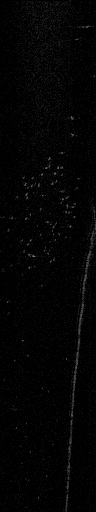
#> input picture data/dataset-1/1468966347175925_raw.png, 96 x 512 px; its folder holds only this picture in this run
$ jupyter execute --allow-errors demo.ipynb   (shell and % lines are left out)   (Python 2 division)   (older library calls are emulated)
#> lines starting #> are read from the running program, lines starting #| are printed output that depends on the picture; after the words box and inside, x2 and y2 are one past the last pixel; in counts of white or black regions, pixels touching at a corner belong together
### sonar.py
# -*- coding: utf-8 -*-
"""
sonar.py

This module conains a set of useful routines to handle multibeam profiling sonar data processing.

See also: [teixeira2018multibeam].
"""

import json
import logging
import numpy as np

from matplotlib.image import imsave

# from skimage.io import imread, imsave

import cv2

# logging.basicConfig(format='%(levelname)s:%(message)s', level=logging.DEBUG)

class Sonar(object):
    # pylint: disable=too-few-public-methods
    # pylint: disable=too-many-instance-attributes
    """
    A class to handle pre-processing of multibeam sonar data.

    Pings are assumed to be R rows by B columns, corresponding to the data in
    polar coordinates, where the first row is closest to the sonar, and azimuth
    increases with the number of columns.
    Sonars are assumed to have a FOV smaller than 180 degrees.

    Attributes:
        min_range: Minimum range [m].
        max_range: Maximum range [m].
        num_beams: Number of sonar beams.
        num_bins:  Number of range bins/samples.
        fov:       Field of view angle (in-plane) [rad].
    """

    def __init__(self):
        """
        Initializes a sonar object with reasonable values.
        """
        self.min_range = 1.0
        self.max_range = 10.0
        self.fov = np.deg2rad(90.0)
        self.num_beams = 128

        self.num_bins = 512
        self.psf = np.ones((1, 1))
        self.taper = np.ones((self.num_beams))

        self.noise = 0.01
        self.rx_gain = 0.0 # currently unused, but important to record

        # assume linear mapping between beam and azimuth angle
        self.azimuths = np.linspace(-self.fov/2.0, self.fov/2.0, self.num_beams)
        self.k_b2a = [self.fov/(self.num_beams+0.0), -self.fov/2.0]
        self.p_beam2azi = np.poly1d(self.k_b2a)
        self.k_a2b = [self.num_beams/self.fov, self.num_beams/2.0]
        self.p_azi2beam = np.poly1d(self.k_a2b)

        # look-up table used to speed up conversion from polar to cartesian, e.g.:
        # cart_img[row_cart,col_cart] = polar_img[row_polar, cart_polar]
        self.row_cart = []
        self.col_cart = []
        self.row_polar = []
        self.col_polar = []

        self.__compute_lookup__(0.01)

    # [8 lines left out: function print_config, not called in this run]

    def load_config(self, cfg_file='sonar.json'):
        """Load the sonar configuration from file."""
        with open(cfg_file) as sonar_config_file:
            cfg = json.load(sonar_config_file)

            # lazy update: we should only update look-up table if the config has changed!
            update_lut = False

            properties = ['min_range', 'max_range', 'fov', 'num_beams', 'num_bins', 'noise', 'rx_gain']

            for p in properties:
                if p in cfg:
                    if cfg[p] != getattr(self, p):
                        update_lut = True
                        setattr(self, p, cfg[p])
                else:
                    logging.warning('property %s not found', p)

            if 'psf' in cfg:
                #if len(cfg['psf']) == self.num_beams:
                if cfg['psf'] != 1:
                    self.psf = np.array(cfg['psf'])
                    self.psf.shape = (1, self.num_beams)

            # DEPRECATED
            if 'taper' in cfg:
                if cfg['taper'] != 1:
                    self.taper = np.array(cfg['taper'])

            if 'azimuths' in cfg:
                azimuths = np.array(cfg['azimuths'])
                if np.any(azimuths != self.azimuths):
                    update_lut = True
                    self.__update_azimuths__(azimuths)
            else:
                # update the current mapping with the new parameters
                self.k_b2a = [self.fov/(self.num_beams+0.0), -self.fov/2.0]
                self.p_beam2azi = np.poly1d(self.k_b2a)
                self.k_a2b = [self.num_beams/self.fov, self.num_beams/2.0]
                self.p_azi2beam = np.poly1d(self.k_a2b)

            if update_lut:
                # delta_r is the smallest cartesian length of a pixel in the polar image
                delta_r = (self.max_range-self.min_range)/(self.num_bins+0.0)
                delta_r = min(delta_r, self.min_range*self.fov/(self.num_beams))

                self.__compute_lookup__(delta_r)

    # [88 lines left out: functions save_config, to_json, to_csv_polar, to_csv_cart, range, range_to_bin and 1 more, not called in this run]


    def beam(self, azimuth):
        """Return the beam number corresponding to the specified azimuth angle (in radians)."""
        return (np.round(self.p_azi2beam(azimuth))).astype(int)


    # [125 lines left out: functions __update_azimuths__, __compute_lookup__, reset_window, not called in this run]

        # currently, width is being ignored!
        # should actually take resolution [m/px] as argument
    def to_cart(self, ping, background=0.0):
        """Convert sonar scan from polar to Cartesian

        Keyword arguments:
        ping - the sonar scan, in polar representation
        width - the desired with of the Cartesian representation (default: 320)
        Note: some conversion performance values as a function of resolution:
        Sample results for 96 beams * 512 bins, 28.8deg FOV, 2.25-11.25m
        resolution | conversion time
        0.01 m/px    9ms
        0.02 m/px    2ms
        0.03 m/px    1ms
        """
        pingc = np.copy(ping)
        image = np.zeros((self.height, self.width))
        pingc[0, 0] = background
        image[self.row_cart.flatten(), self.col_cart.flatten()] = pingc[self.row_polar.flatten(), self.col_polar.flatten()]

        return image

    # [174 lines left out: functions deconvolve, tvg, remove_attenuation, remove_taper, preprocess, removeRange and 2 more, not called in this run]

### didson.py
"""
Specialization of multibeam.sonar to handle DIDSON sonars.
"""
import numpy as np
import cv2
from sonar import Sonar

class Didson(Sonar):
    """
    Specialized multibeam class for the DIDSON sonar
    """

    def __compute_lookup__(self, resolution):
        """
        Compute lookup table used in polar to cartesian conversion
        """
        bin_length = (self.max_range - self.min_range)/(self.num_bins + 0.0)
        # beamwidth = (self.fov)/(self.num_beams+0.0)

        y_0 = self.max_range*np.sin(self.fov/2.0)
        width = int(np.around(2*y_0/resolution))
        yres = 2*y_0/width

        self.width = width

        x_0 = self.min_range*np.cos(self.fov/2.0)
        x_1 = self.max_range
        height = int(np.around((x_1-x_0)/resolution))
        xres = (x_1-x_0)/height
        self.height = height

        row_cart = np.arange(0, height)
        row_cart.shape = (height, 1)
        row_cart = np.tile(row_cart, (1, width))
        x = x_0 + xres*row_cart

        col_cart = np.arange(0, width)
        col_cart.shape = (1, width)
        col_cart = np.tile(col_cart, (height, 1))
        y = -y_0 + yres*col_cart

        (mag, angle) = cv2.cartToPolar(x.flatten(), y.flatten())

        angle[angle > np.pi] -= 2*np.pi # convert from cv's [0,2pi] range to [-pi,pi]

        mag.shape = (height, width)
        angle.shape = (height, width)

        row_polar = mag   # bin
        col_polar = angle # beam

        # distortion removal formula

        row_polar -= self.min_range
        row_polar = np.around(row_polar/bin_length)

        #col_polar+=self.fov/2.0

        # default conversion
        # col_polar = np.around(col_polar/beamwidth)
        # didson-specific converstion (compensates for angular distortion)
        a = np.array([0.0030, -0.0055, 2.6829, 48.04]) # angular distortion model coefficients
        col_polar = np.rad2deg(col_polar)
        col_polar = np.round(a[0]*np.power(col_polar,3) + a[1]*np.power(col_polar,2) + a[2]*col_polar+(1+a[3])+np.ones_like(col_polar));

        col_polar[row_polar < 0] = 0
        row_polar[col_polar < 0] = 0
        col_polar[col_polar < 0] = 0
        row_polar[row_polar < 0] = 0

        col_polar[row_polar >= self.num_bins] = 0
        row_polar[col_polar >= self.num_beams] = 0
        row_polar[row_polar >= self.num_bins] = 0
        col_polar[col_polar >= self.num_beams] = 0

        self.row_polar = row_polar.astype(int)
        self.col_polar = col_polar.astype(int)
        self.row_cart = row_cart.astype(int)
        self.col_cart = col_cart.astype(int)

### examples/demo.ipynb
# `multibeam` demo

This notebook provides a brief overview of the functionality implemented in the `multibeam` library.

## 0. Dependencies

Let's first import all the required packages for this overview:

[cell 1]
import sys
import os
sys.path.append(os.path.abspath("..")) # so we can find didson.py, multibeam.py

import numpy as np
from scipy.stats import *
import matplotlib.pyplot as plt

from glob import glob
from skimage.io import imread

## 1. Dataset

The `data` directory of the repository contains a set of 10 test images, acquired using a SoundMetrics DIDSON, which we'll use to demonstrate the different functions in this package. Pings are typically stored as simple PNG images, where each column corresponds to a sonar beam, and each row corresponds to a range value ("polar" image).

[cell 2]
image_list = sorted(glob('../data/dataset-1/*raw.png'))
print len(image_list)

We use `JSON` to store the sonar configuration. For the test images, this is stored in the `didson.json` file. Note that as sonar configuration can change over time, it is usually best to save each sonar ping as a PNG image and JSON file.

[cell 3]
from sonar import Sonar
from didson import Didson

didson = Didson();
#> (the rest of this cell did not finish here and is left out)

didson.print_config()

The configuration file can also store the sonar's beam pattern and taper function:

[cell 4]
plt.figure()
plt.plot(didson.psf[0,:],label='psf')
plt.plot(didson.taper,label='taper')
plt.grid()
plt.xlabel('Beam number')
plt.ylabel('Normalized intensity')
plt.xlim([0, 95])
plt.legend()
plt.show()
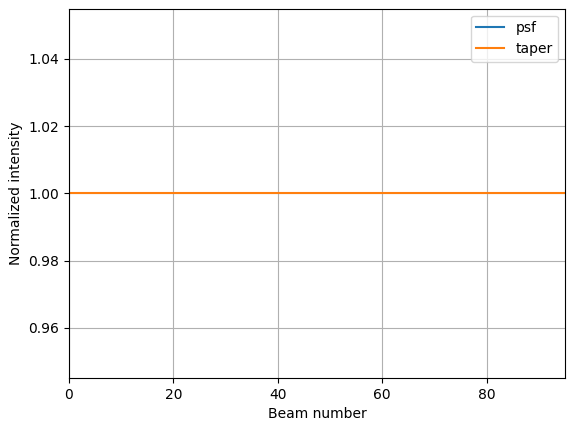
#> figure drawn by matplotlib, 1 panel
#> further down, ping_raw is the input picture: shape (512, 96); min 0, max 126, mean 3.8

## 2. Pre-processing

The type of pre-processing steps supported by this package are intended to address:
 * beam-pattern effects (deconvolution, angular gain)
 * attenuation (radial gain)

In addition, conversion from polar to Cartesian image is also supported via `to_cart`

#> (a cell that did not finish here is left out)

#> in to_cart, `pingc[0, 0] = background`: pingc: shape (512, 96); under 0.01% of pixels changed, all inside (x1, y1, x2, y2) = (0, 0, 1, 1)

    plt.figure(figsize=(8,4))
    plt.subplot(1,2,1)
    plt.imshow(ping_raw_c.transpose(),vmax=255.0,cmap='gray')
    plt.axis('off')

    ping_deconv = didson.deconvolve(ping_raw)
    ping_deconv_c = didson.to_cart(ping_deconv,255.0)

    plt.subplot(1,2,2)
    plt.imshow(ping_deconv_c.transpose(),vmax=255.0,cmap='gray')
    plt.axis('off')

## 3. Mixture Model Estimation
**TODO**

## 4. Segmentation

### 4.1 _maximum a posteriori_ (MAP)

[cell 6]
import utils

[cell 7]
idx = 4
#> (the rest of this cell did not finish here and is left out)

[cell 8]
plt.figure(figsize=(20,20))
plt.subplot(3,1,1)
#> (the rest of this cell did not finish here and is left out)

### 4.2 2D Markov Random Field (MRF)

**TODO**

### 4.3 1D Markov Random Field (MRF)

**TODO**
